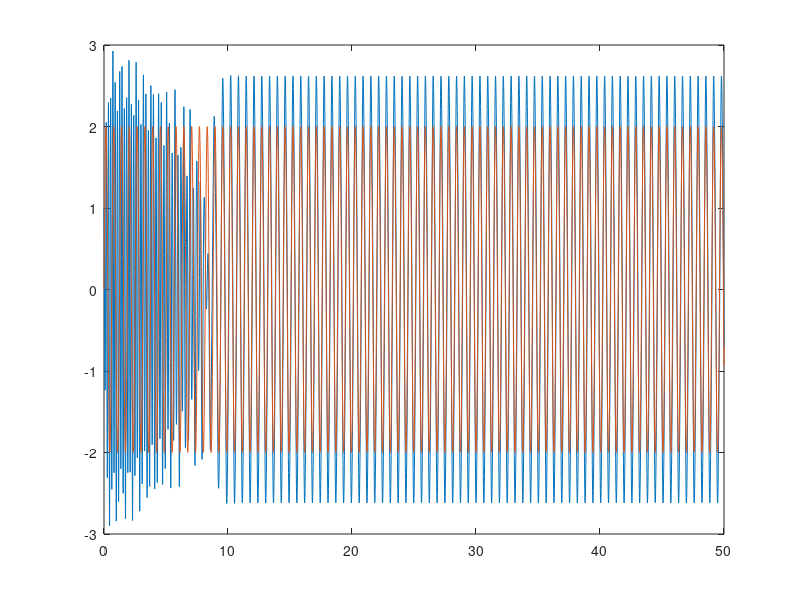
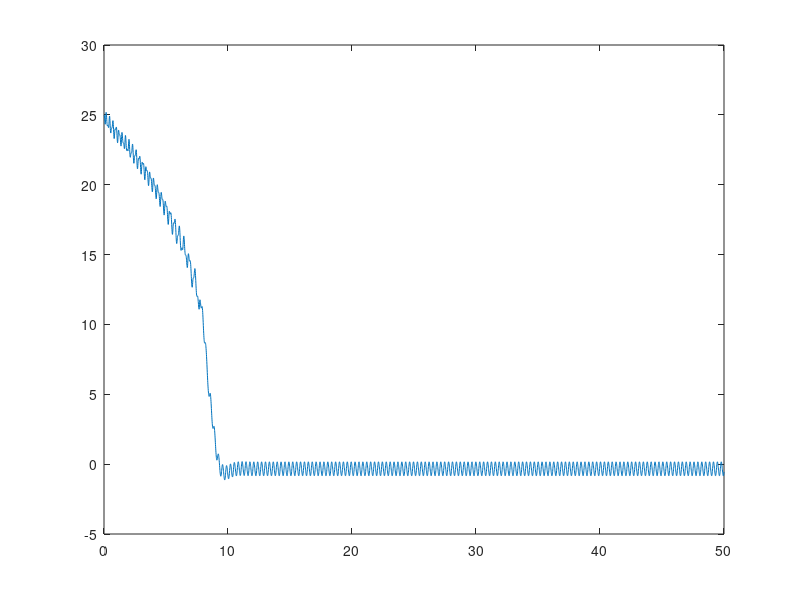

Reproduce these figures in MATLAB, in order.
%% Neural Control Oscillator
% Adaptive Frequency 

%% Clear
clc;
clear all;
close all;

%% Define Parameters
out1 = [];
ext = [];
err = [];
%AFC parameters
x_dot = 0.0; 
y_dot = 0.0; 
w_dot = 0.0; 
y = 0.0;
E = 10;
w = 35; %random initial freq
x = 1.0;
wd = 10; %entrained freq
mu = 1.0;
%initial setup
t = 50;
tstep = 0.01;
time = 0:tstep:t;

for i = 1:length(time)
F = 2*sin(wd*time(i)); 
% === Dynamical System ===
x_dot = (mu-(x^2+y^2))*x-w*y+E*F;
y_dot = (mu-(x^2+y^2))*y+w*x;
w_dot = -1*E*F*(y./(sqrt(x^2+y^2)));
%disp(w_dot)
% ========== End ==========
x = x + tstep*x_dot;
y = y + tstep*y_dot;
w = w + tstep*w_dot;
disp(w)
out1(i) = x;
ext(i) = F;
error = w-wd;
err(i) = error;
end

%% Plot
figure,plot(time,out1)
hold on 
plot(time,ext)
%xlim([10,15])
figure,plot(time,err)
